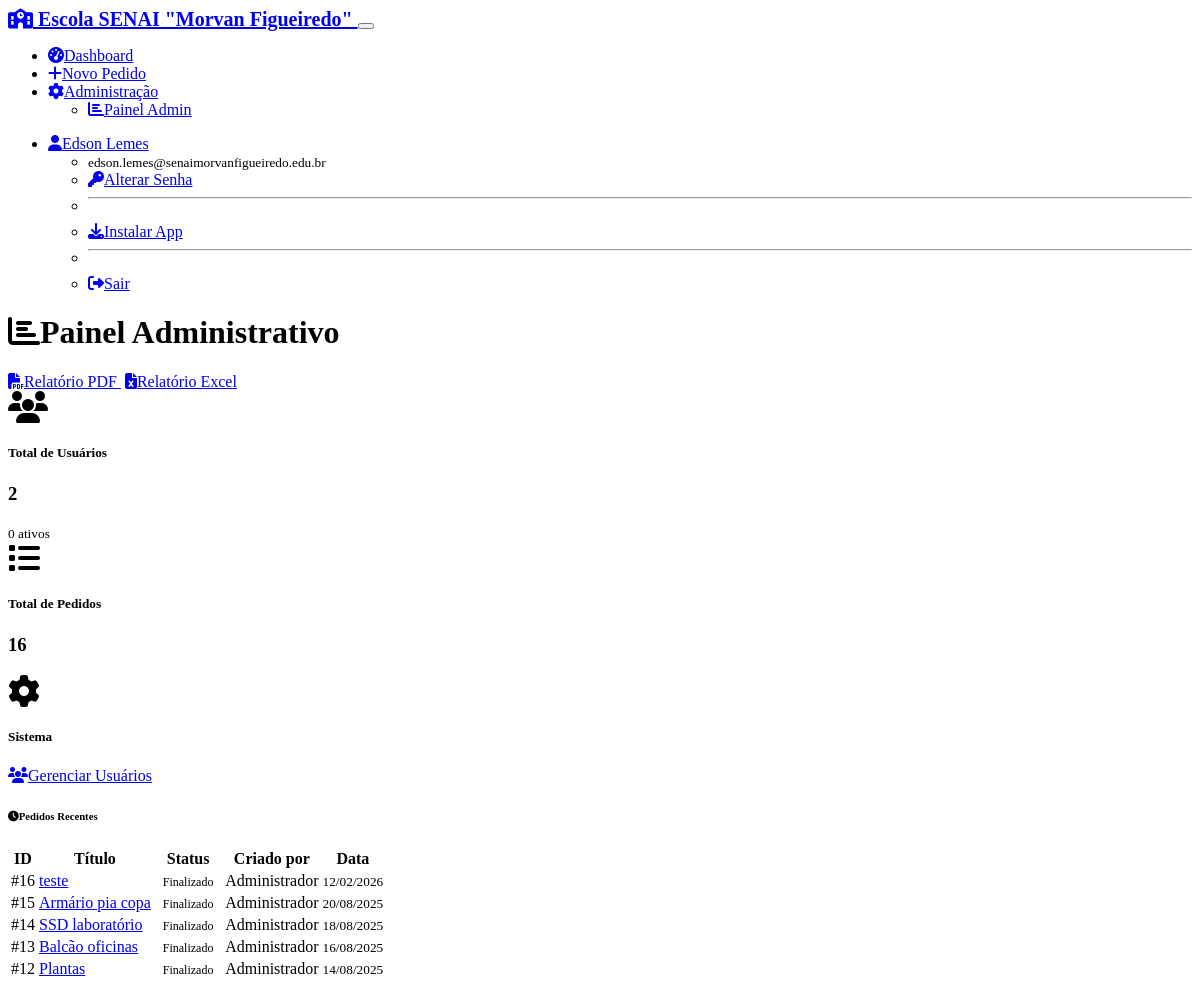
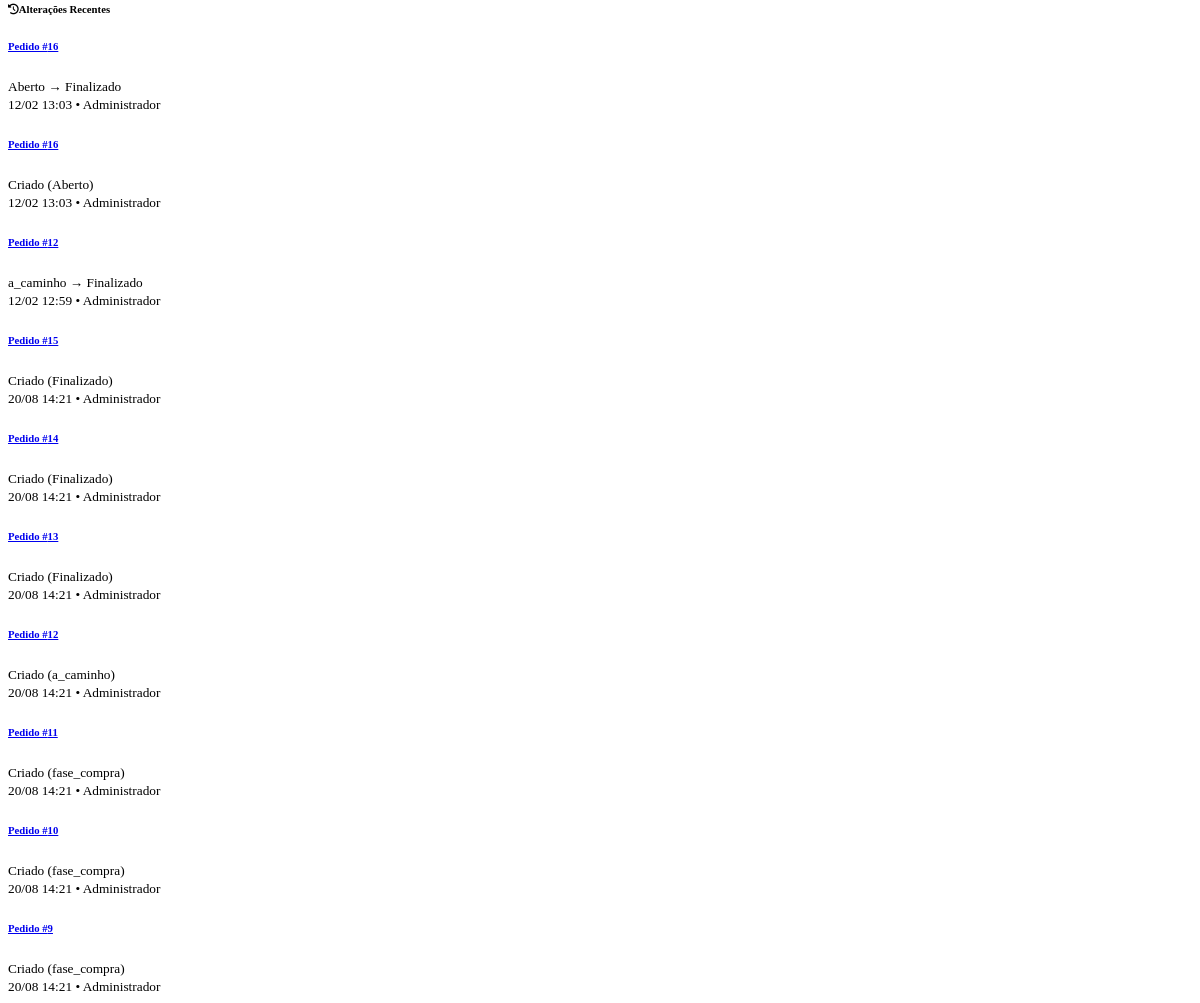
The app's page /admin (signed in) with its own data (2 pictures, top to bottom).
### models.py (models this page shows, shortened)
class User(UserMixin, db.Model):
    id = db.Column(db.Integer, primary_key=True)
    username = db.Column(db.String(64), unique=True, nullable=False)
    email = db.Column(db.String(120), unique=True, nullable=False)
    full_name = db.Column(db.String(120), nullable=False)
    password_hash = db.Column(db.String(256))
    needs_password_reset = db.Column(db.Boolean, default=False, nullable=False)
    is_admin = db.Column(db.Boolean, default=False, nullable=False)
    active = db.Column(db.Boolean, default=True, nullable=False)
    created_at = db.Column(db.DateTime, default=datetime.utcnow)
    @property
    def is_active(self):
        return self.active
    acquisition_requests = db.relationship('AcquisitionRequest', foreign_keys='AcquisitionRequest.created_by_id', backref='creator', lazy='dynamic')
    assigned_requests = db.relationship('AcquisitionRequest', foreign_keys='AcquisitionRequest.responsible_id', backref='responsible', lazy='dynamic')
    status_changes = db.relationship('StatusChange', backref='changed_by_user', lazy='dynamic')

class AcquisitionRequest(db.Model):
    id = db.Column(db.Integer, primary_key=True)
    title = db.Column(db.String(200), nullable=False)
    description = db.Column(db.Text, nullable=False)
    status = db.Column(db.String(50), nullable=False, default='aberto')
    observations = db.Column(db.Text)
    priority = db.Column(db.String(20)) # urgente, necessario, planejado
    impact = db.Column(db.String(50)) # critico, alto, medio, baixo
    estimated_value = db.Column(db.Numeric(10, 2))  # Valor estimado para fase de orçamento
    final_value = db.Column(db.Numeric(10, 2))      # Valor final para fase de compra/entrega
    request_date = db.Column(db.Date, nullable=False, default=date.today)
    delivery_deadline = db.Column(db.Date)  # Prazo de entrega (opcional)
    deadline_alert_sent = db.Column(db.Boolean, default=False, nullable=False)  # Flag para controlar envio de alerta
    classe = db.Column(db.String(50), nullable=False, default='ensino')  # Ensino ou Manutenção
    categoria = db.Column(db.String(100), nullable=False, default='material')  # Serviço ou Material (podem ser múltiplas separadas por vírgula)
    created_at = db.Column(db.DateTime, default=datetime.utcnow)
    updated_at = db.Column(db.DateTime, default=datetime.utcnow, onupdate=datetime.utcnow)
    created_by_id = db.Column(db.Integer, db.ForeignKey('user.id'), nullable=False)
    responsible_id = db.Column(db.Integer, db.ForeignKey('user.id'))
    attachments = db.relationship('Attachment', backref='request', lazy='dynamic', cascade='all, delete-orphan')
    status_changes = db.relationship('StatusChange', backref='request', lazy='dynamic', cascade='all, delete-orphan')
    STATUS_CHOICES = [
        ('aberto', 'Aberto'),
        ('em_cotacao', 'Em Cotação'),
        ('aprovado', 'Aprovado'),
        ('pedido_emitido', 'Pedido Emitido'),
        ('recebido', 'Recebido'),
        ('finalizado', 'Finalizado'),
        ('cancelado', 'Cancelado')
    ]
    PRIORITY_CHOICES = [
        ('urgente', 'Urgente'),
        ('necessario', 'Necessário'),
        ('planejado', 'Planejado')
    ]
    IMPACT_CHOICES = [
        ('critico', 'Crítico (Paralisa)'),
        ('alto', 'Alto (Atraso)'),
        ('medio', 'Médio'),
        ('baixo', 'Baixo')
    ]
    CLASSE_CHOICES = [
        ('ensino', 'Ensino'),
        ('manutencao', 'Manutenção'),
        ('administrativo', 'Administrativo')
    ]
    CATEGORIA_CHOICES = [
        ('material', 'Material'),
        ('servico', 'Serviço'),
        ('material,servico', 'Material e Serviço')
    ]

class StatusChange(db.Model):
    id = db.Column(db.Integer, primary_key=True)
    old_status = db.Column(db.String(50))
    new_status = db.Column(db.String(50), nullable=False)
    change_date = db.Column(db.DateTime, default=datetime.utcnow)
    comments = db.Column(db.Text)
    request_id = db.Column(db.Integer, db.ForeignKey('acquisition_request.id'), nullable=False)
    changed_by_id = db.Column(db.Integer, db.ForeignKey('user.id'), nullable=False)
    def get_old_status_display(self):
        status_dict = dict(AcquisitionRequest.STATUS_CHOICES)
        return status_dict.get(self.old_status, self.old_status) if self.old_status else 'Criado'
    def get_new_status_display(self):
        status_dict = dict(AcquisitionRequest.STATUS_CHOICES)
        return status_dict.get(self.new_status, self.new_status)

### routes.py (the view)
@app.route('/admin')
@login_required
def admin_panel():
    total_users = User.query.count()
    active_users = User.query.filter_by(is_active=True).count()
    total_requests = AcquisitionRequest.query.count()
    recent_requests = AcquisitionRequest.query.order_by(desc(AcquisitionRequest.created_at)).limit(5).all()
    recent_changes = StatusChange.query.order_by(desc(StatusChange.change_date)).limit(10).all()
    return render_template('admin_panel.html',
                         total_users=total_users,
                         active_users=active_users,
                         total_requests=total_requests,
                         recent_requests=recent_requests,
                         recent_changes=recent_changes)

### templates/admin_panel.html (shortened to what this page needs)
{% extends "base.html" %}
{% block content %}
<div class="d-flex justify-content-between align-items-center mb-4">
    <h1><i class="fas fa-chart-bar me-2"></i>Painel Administrativo</h1>
    <div class="btn-group">
        <a href="{{ url_for('generate_filtered_pdf') }}" class="btn btn-success">
            <i class="fas fa-file-pdf me-1"></i>Relatório PDF
        </a>
        <a href="{{ url_for('export_excel_filtered') }}" class="btn btn-success">
            <i class="fas fa-file-excel me-1"></i>Relatório Excel
        </a>
    </div>
</div>
<div class="row mb-4">
    <div class="col-md-4">
        <div class="card text-center">
            <div class="card-body">
                <i class="fas fa-users fa-2x text-primary mb-2"></i>
                <h5 class="card-title">Total de Usuários</h5>
                <h3 class="text-primary">{{ total_users }}</h3>
                <small class="text-muted">{{ active_users }} ativos</small>
            </div>
        </div>
    </div>
    <div class="col-md-4">
        <div class="card text-center">
            <div class="card-body">
                <i class="fas fa-list fa-2x text-success mb-2"></i>
                <h5 class="card-title">Total de Pedidos</h5>
                <h3 class="text-success">{{ total_requests }}</h3>
            </div>
        </div>
    </div>
    <div class="col-md-4">
        <div class="card text-center">
            <div class="card-body">
                <i class="fas fa-cog fa-2x text-info mb-2"></i>
                <h5 class="card-title">Sistema</h5>
                <div class="mt-2">
                    <a href="{{ url_for('user_management') }}" class="btn btn-sm btn-primary">
                        <i class="fas fa-users me-1"></i>Gerenciar Usuários
                    </a>
                </div>
            </div>
        </div>
    </div>
</div>
<div class="row">
    <div class="col-lg-8">
        <div class="card">
            <div class="card-header">
                <h6 class="mb-0">
                    <i class="fas fa-clock me-2"></i>Pedidos Recentes
                </h6>
            </div>
            <div class="card-body">
                {% if recent_requests %}
                    <div class="table-responsive">
                        <table class="table table-sm">
                            <thead>
                                <tr>
                                    <th>ID</th>
                                    <th>Título</th>
                                    <th>Status</th>
                                    <th>Criado por</th>
                                    <th>Data</th>
                                </tr>
                            </thead>
                            <tbody>
                                {% for request in recent_requests %}
                                <tr>
                                    <td>#{{ request.id }}</td>
                                    <td>
                                        <a href="{{ url_for('view_request', id=request.id) }}" class="text-decoration-none">
                                            {{ request.title[:30] }}{% if request.title|length > 30 %}...{% endif %}
                                        </a>
                                    </td>
                                    <td>
                                        {% set status_classes = {
                                            'orcamento': 'warning',
                                            'fase_compra': 'info',
                                            'a_caminho': 'primary',
                                            'finalizado': 'success'
                                        } %}
                                        {% set status_names = {
                                            'orcamento': 'Orçamento',
                                            'fase_compra': 'Fase de Compra',
                                            'a_caminho': 'A Caminho',
                                            'finalizado': 'Finalizado'
                                        } %}
                                        <span class="badge bg-{{ status_classes.get(request.status, 'secondary') }} text-white">
                                            {{ status_names.get(request.status, request.status) }}
                                        </span>
                                    </td>
                                    <td>{{ request.creator.full_name }}</td>
                                    <td>
                                        <small class="text-muted">
                                            {{ request.request_date.strftime('%d/%m/%Y') }}
                                        </small>
                                    </td>
                                </tr>
                                {% endfor %}
                            </tbody>
                        </table>
                    </div>
                {% else %}
                    <p class="text-muted text-center">Nenhum pedido encontrado</p>
                {% endif %}
            </div>
        </div>
    </div>
    <div class="col-lg-4">
        <div class="card">
            <div class="card-header">
                <h6 class="mb-0">
                    <i class="fas fa-history me-2"></i>Alterações Recentes
                </h6>
            </div>
            <div class="card-body">
                {% if recent_changes %}
                    {% for change in recent_changes %}
                    <div class="mb-3 pb-2 border-bottom">
                        <div class="d-flex justify-content-between align-items-start">
                            <div class="flex-grow-1">
                                <h6 class="mb-1">
                                    <a href="{{ url_for('view_request', id=change.request_id) }}" class="text-decoration-none">
                                        Pedido #{{ change.request_id }}
                                    </a>
                                </h6>
                                <small class="text-muted">
                                    {% if change.old_status %}
                                        {{ change.get_old_status_display() }} → {{ change.get_new_status_display() }}
                                    {% else %}
                                        Criado ({{ change.get_new_status_display() }})
                                    {% endif %}
                                </small>
                                <br>
                                <small class="text-muted">
                                    {{ change.change_date.strftime('%d/%m %H:%M') }} •
                                    {{ change.changed_by_user.full_name }}
                                </small>
                            </div>
                        </div>
                    </div>
                    {% endfor %}
                {% else %}
                    <p class="text-muted text-center">Nenhuma alteração recente</p>
                {% endif %}
            </div>
        </div>
    </div>
</div>
{% endblock %}

### templates/base.html (shortened to what this page needs)
<!DOCTYPE html>
<html lang="pt-BR" data-bs-theme="dark">
<head>
    <link href="https://cdn.replit.com/agent/bootstrap-agent-dark-theme.min.css" rel="stylesheet">
    <link rel="stylesheet" href="https://cdnjs.cloudflare.com/ajax/libs/font-awesome/6.4.0/css/all.min.css">
    <link rel="stylesheet" href="{{ url_for('static', filename='style.css') }}">
</head>
<body>
    {% if current_user.is_authenticated %}
    <nav class="navbar navbar-expand-lg navbar-dark bg-primary">
        <div class="container">
            <a class="navbar-brand" href="{{ url_for('dashboard') }}">
                <i class="fas fa-school me-2"></i>
Escola SENAI "Morvan Figueiredo"
            </a>
            <button class="navbar-toggler" type="button" data-bs-toggle="collapse" data-bs-target="#navbarNav">
            </button>
            <div class="collapse navbar-collapse" id="navbarNav">
                <ul class="navbar-nav me-auto">
                    <li class="nav-item">
                        <a class="nav-link" href="{{ url_for('dashboard') }}">
                            <i class="fas fa-tachometer-alt me-1"></i>Dashboard
                        </a>
                    </li>
                    <li class="nav-item">
                        <a class="nav-link" href="{{ url_for('new_request') }}">
                            <i class="fas fa-plus me-1"></i>Novo Pedido
                        </a>
                    </li>
                    <li class="nav-item dropdown">
                        <a class="nav-link dropdown-toggle" href="#" role="button" data-bs-toggle="dropdown">
                            <i class="fas fa-cog me-1"></i>Administração
                        </a>
                        <ul class="dropdown-menu">
                            <li><a class="dropdown-item" href="{{ url_for('admin_panel') }}">
                                <i class="fas fa-chart-bar me-1"></i>Painel Admin
                            </a></li>
                        </ul>
                    </li>
                </ul>
                <ul class="navbar-nav">
                    <li class="nav-item dropdown">
                        <a class="nav-link dropdown-toggle" href="#" role="button" data-bs-toggle="dropdown">
                            <i class="fas fa-user me-1"></i>{{ current_user.full_name }}
                        </a>
                        <ul class="dropdown-menu">
                            <li><span class="dropdown-item-text">
                                <small class="text-muted">{{ current_user.email }}</small>
                            </span></li>
                            <li><a class="dropdown-item" href="{{ url_for('first_password') }}">
                                <i class="fas fa-key me-1"></i>Alterar Senha
                            </a></li>
                            <li><hr class="dropdown-divider"></li>
                            <li id="install-item">
                                <a class="dropdown-item" href="#" id="install-button">
                                    <i class="fas fa-download me-1"></i>Instalar App
                                </a>
                            </li>
                            <li><hr class="dropdown-divider"></li>
                            <li><a class="dropdown-item" href="{{ url_for('logout') }}">
                                <i class="fas fa-sign-out-alt me-1"></i>Sair
                            </a></li>
                        </ul>
                    </li>
                </ul>
            </div>
        </div>
    </nav>
    {% endif %}
    <main class="container my-4">
        {% if error_message %}
            <div class="text-center">
                <h1 class="display-1">😔</h1>
                <h2>{{ error_message }}</h2>
                <a href="{{ url_for('dashboard') }}" class="btn btn-primary">
                    <i class="fas fa-home me-1"></i>Voltar ao Dashboard
                </a>
            </div>
        {% else %}
            {% block content %}{% endblock %}
        {% endif %}
    </main>
</body>
</html>

### records on screen
User: full_name "Edson Lemes", email "edson.lemes@senaimorvanfigueiredo.edu.br"
AcquisitionRequest: id "16", title "teste", get "Finalizado", creator.full_name "Administrador", request_date "12/02/2026"
AcquisitionRequest: id "15", title "Armário pia copa", get "Finalizado", creator.full_name "Administrador", request_date "20/08/2025"
AcquisitionRequest: id "14", title "SSD laboratório", get "Finalizado", creator.full_name "Administrador", request_date "18/08/2025"
AcquisitionRequest: id "13", title "Balcão oficinas", get "Finalizado", creator.full_name "Administrador", request_date "16/08/2025"
AcquisitionRequest: id "12", title "Plantas", get "Finalizado", creator.full_name "Administrador", request_date "14/08/2025"
StatusChange: request_id "16", old_status "Aberto", new_status "Finalizado", change_date "12/02 13:03", changed_by_user.full_name "Administrador"
StatusChange: request_id "16", new_status "Aberto", change_date "12/02 13:03", changed_by_user.full_name "Administrador"
StatusChange: request_id "12", old_status "a_caminho", new_status "Finalizado", change_date "12/02 12:59", changed_by_user.full_name "Administrador"
StatusChange: request_id "15", new_status "Finalizado", change_date "20/08 14:21", changed_by_user.full_name "Administrador"
StatusChange: request_id "14", new_status "Finalizado", change_date "20/08 14:21", changed_by_user.full_name "Administrador"
StatusChange: request_id "13", new_status "Finalizado", change_date "20/08 14:21", changed_by_user.full_name "Administrador"
StatusChange: request_id "12", new_status "a_caminho", change_date "20/08 14:21", changed_by_user.full_name "Administrador"
StatusChange: request_id "11", new_status "fase_compra", change_date "20/08 14:21", changed_by_user.full_name "Administrador"
StatusChange: request_id "10", new_status "fase_compra", change_date "20/08 14:21", changed_by_user.full_name "Administrador"
StatusChange: request_id "9", new_status "fase_compra", change_date "20/08 14:21", changed_by_user.full_name "Administrador"

### other values on screen
{{ total_users }} "2"
{{ active_users }} "0"
{{ total_requests }} "16"
